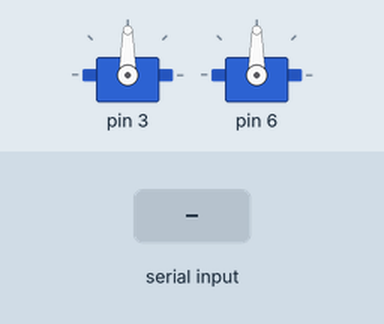
Simulated run of this sketch. Board: Arduino Uno, built with avr-gcc and run on an emulated ATmega328P. Shown: 2 × servo. The test bench sets the inputs (shaded band). WiFi joins after 1.5 s; servers stay silent unless stated; what the sketch prints to the serial monitor is not drawn.

Above: at 1.2 s.
1.3 s: "a90\n" received over Serial
At 2.1 s:
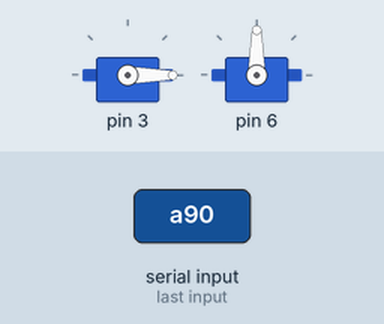
2.8 s: "a,45\n" received over Serial
At 3.2 s:
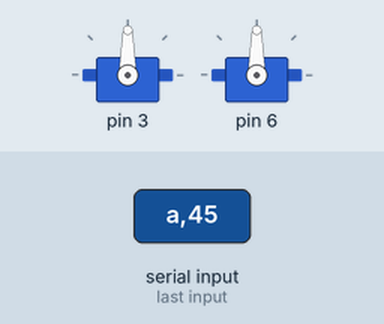
4.3 s: "b90\n" received over Serial
At 5.5 s:
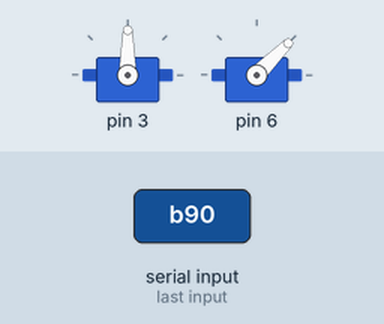
5.8 s: "b,45\n" received over Serial
At 6.7 s:
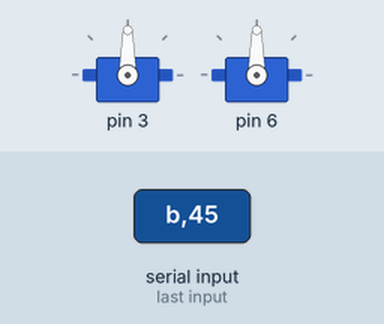
7.3 s: "a" received over Serial
At 7.8 s:
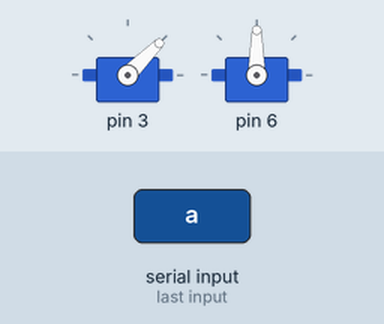
8.8 s: "b" received over Serial
At 10.2 s:
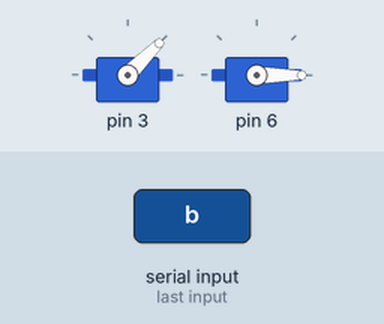
Timing chart, 0 to 11.3 s (numbered marks = the images above; inputs shaded):
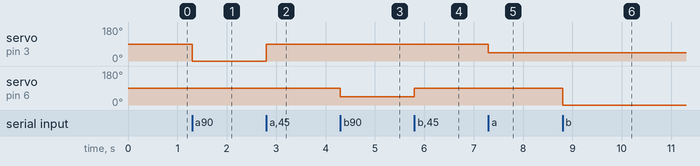

The sketch:

gunServo.ino
```cpp
#include <SPI.h>
#include <Ethernet.h>
#include <EthernetUdp.h>
#include <Servo.h>


byte mac[] = {
  0x90, 0xA2, 0xDA, 0x00, 0xC3, 0xA5 };
IPAddress ip(192, 168, 137, 105);

unsigned int localPort = 8888;

// buffers for receiving and sending data
char packetBuffer[UDP_TX_PACKET_MAX_SIZE]; //buffer to hold incoming packet,
char  ReplyBuffer[] = "acknowledged";       // a string to send back

// An EthernetUDP instance to let us send and receive packets over UDP
EthernetUDP Udp;
//Servo tilt, pan;  // create servo object to control a servo
                // a maximum of eight servo objects can be created

Servo servos[2];

int tiltPos1 = 90, panPos1 = 90, tiltPos2 = 90, panPos2 = 90;    // variable to store the servo position
int counter = 0;//
String pos;

void setup()
{
  Serial.begin(115200);
  Ethernet.begin(mac,ip);
  Udp.begin(localPort);

  servos[0].attach(3); //tilt
  servos[1].attach(6);   //pan
//  servos[2].attach(9);
//  servos[3].attach(3);

  servos[0].write(tiltPos1);
  servos[1].write(panPos1);
//  servos[2].write(tiltPos2);
//  servos[3].write(panPos2);

  Serial.print("server is at ");
  Serial.println(Ethernet.localIP());
}


void loop()
{
  if(Serial.available()){
    char control = Serial.read();


    if(isDigit(control)){
      pos += (char)control;
    }


    else if(control == 'a')
   {
     servos[0].write(pos.toInt());
     pos = "";

   }

   else if(control == 'b'){
     servos[1].write(pos.toInt());
     pos = "";
   }
  }
}

//----------------------//
/*      2nd Servo       */
//----------------------//
//   else if(control == 'c')
//   {
//     servos[2].write(pos.toInt());
//     pos = "";
//
//   }
//
//   else if(control == 'd'){
//     servos[3].write(pos.toInt());
//     pos = "";
//   }
//  }

//-------------------------------------------//
/*          Ethernet connection              */
//-------------------------------------------//
//  int packetSize = Udp.parsePacket();
//  if(packetSize){
//     Udp.read(packetBuffer,UDP_TX_PACKET_MAX_SIZE);
//
//     Serial.println(packetBuffer);
//     for(int i = 1; i < 4; i++){
//       pos += packetBuffer[i];
//     }
//     servos[0].write(pos.toInt());
//     Serial.print("x: ");
//     Serial.println(pos.toInt());
//     pos = "";
//
//     for(int i = 5; i < 8; i++){
//       pos += packetBuffer[i];
//     }
//     servos[1].write(pos.toInt());
//     Serial.print("y: ");
//     Serial.println(pos.toInt());
//     pos = "";
//
//     Udp.beginPacket(Udp.remoteIP(), Udp.remotePort());
//     Udp.write("OK");
//     Udp.endPacket();

//     if(packetBuffer[0] == 'x'){
//       for(int i = 1; i < sizeof(packetBuffer); i++){
//         pos += packetBuffer[i];
//       }
//       servos[0].write(pos.toInt());
////       Serial.print("x: ");
////       Serial.println(packetBuffer);
////       Serial.println(pos.toInt());
//       pos = "";
//     }
//
//     if(packetBuffer[0] == 'y'){
//       for(int i = 1; i < sizeof(packetBuffer); i++){
//         pos += packetBuffer[i];
//       }
//       servos[1].write(pos.toInt());
////       Serial.print("y: ");
////       Serial.println(packetBuffer);
////       Serial.println(pos.toInt());
//       pos = "";
//     }
//  }
//  delay(10);
//}
```

Measured:
- after the input at 1.3 s, servo on pin 3: 90° → 0° at once
- after the input at 2.8 s, servo on pin 3: 0° → 90° at once
- after the input at 4.3 s, servo on pin 6: 90° → 45° at once
- after the input at 5.8 s, servo on pin 6: 45° → 90° at once
- after the input at 7.3 s, servo on pin 3: 90° → 45° at once
- after the input at 8.8 s, servo on pin 6: 90° → 0° at once
